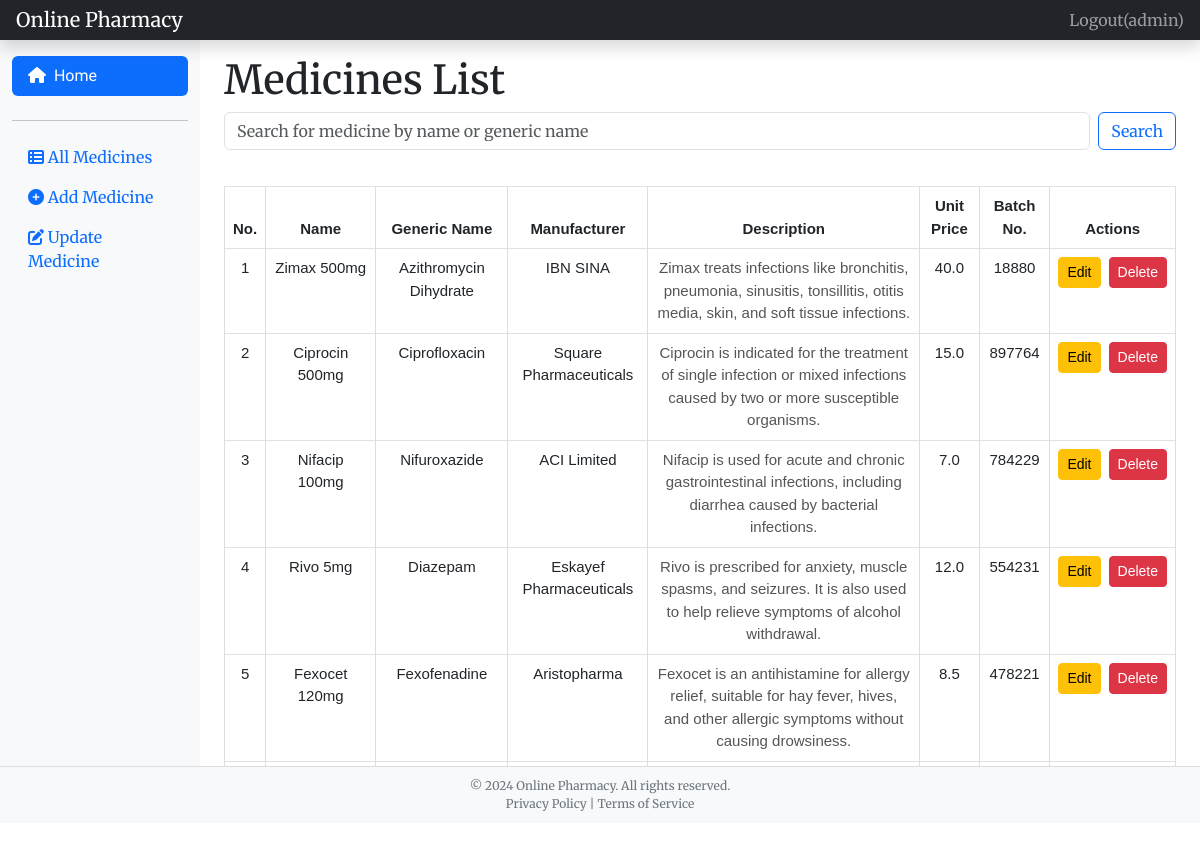
Page /medicines_list/ (signed in) on the committed database.
### medicine/models.py (models this page shows, shortened)
class Medicine(models.Model):
    name = models.CharField(max_length=100)
    generic_name = models.CharField(max_length=100)
    manufacturer = models.CharField(max_length=100)
    description = models.TextField()
    price = models.FloatField()
    batch_number = models.IntegerField()

### medicine/views.py (the view)
# urls.py: path('medicines_list/', MedicinesListView.as_view(), name='medicines-list'),
class MedicinesListView(View):
    def get(self, request):
        medicines = Medicine.objects.all()
        return render(request, 'medicines-list.html', {'medicines': medicines})

### templates/medicines-list.html (shortened to what this page needs)
{% extends 'base.html' %}
{% load static %}
{% block content %}
<main class="col-md-9 ms-sm-auto col-lg-10 px-md-4">
    <div class="pt-3">
        <h1>Medicines List</h1>
                <div class="mb-3">
        <form class="d-flex" role="search" action="{% url 'search' %}" method="GET">
            <input class="form-control me-2" type="search" name="q" placeholder="Search for medicine by name or generic name" aria-label="Search">
            <button class="btn btn-outline-primary" type="submit">Search</button>
        </form>
            </div>
        <div class="table-responsive" style="max-height: 600px; overflow-y: auto;">
            <table class="table table-bordered">
                <thead>
                    <tr>
                        <th>No.</th>
                        <th>Name</th>
                        <th>Generic Name</th>
                        <th>Manufacturer</th>
                        <th>Description</th>
                        <th>Unit Price</th>
                        <th>Batch No.</th>
                        {% if request.user.is_authenticated %}
                        <th>Actions</th>
                        {% endif %}
                    </tr>
                </thead>
                <tbody>
                    {% if medicines.exists %}
                        {% for medicine in medicines %}
                        <tr>
                            <td>{{ forloop.counter }}</td>
                            <td>{{ medicine.name }}</td>
                            <td>{{ medicine.generic_name }}</td>
                            <td>{{ medicine.manufacturer }}</td>
                            <td><small>{{ medicine.description }}</small></td>
                            <td>{{ medicine.price }}</td>
                            <td>{{ medicine.batch_number }}</td>
                            <td>
                                {% if request.user.is_authenticated %}
                                <div class="d-flex">
                                    <a href="{% url 'edit-medicine' medicine.id %}" class="btn btn-warning btn-sm me-2" style="flex: 1;">Edit</a>
                                    <form action="{% url 'delete-medicine' medicine.id %}" method="POST" style="flex: 1;">
                                        <button type="submit" class="btn btn-danger btn-sm w-100">Delete</button>
                                    </form>
                                </div>
                                {% endif %}
                            </td>
                        </tr>
                        {% endfor %}
                    {% else %}
                        <tr>
                            <td colspan="8" class="text-center">No medicines found.</td>
                        </tr>
                    {% endif %}
                </tbody>
            </table>
        </div>
    </div>
</main>
{% endblock %}

### templates/base.html (shortened to what this page needs)
<!doctype html>
{% load static %}
<html lang="en">
<head>
    <link rel="stylesheet" href="https://cdnjs.cloudflare.com/ajax/libs/bootstrap/5.3.0/css/bootstrap.min.css">
    <link rel="stylesheet" href="https://cdnjs.cloudflare.com/ajax/libs/font-awesome/6.0.0-beta3/css/all.min.css">
    <link rel="stylesheet" href="{% static 'css/main.css' %}">
</head>
<body>
<header class="navbar navbar-dark sticky-top bg-dark flex-md-nowrap p-0 shadow">
    <a class="navbar-brand col-md-3 col-lg-2 me-0 px-3" href="{% url 'index' %}">Online Pharmacy</a>
    <ul class="navbar-nav px-3 flex-row">
        {% if not request.user.is_authenticated %}
        <li class="nav-item text-nowrap">
            <a class="nav-link text-white" href="{% url 'login' %}">Login</a>
        </li>
        {% else %}
        <li class="nav-item text-nowrap ms-3">
            <form action="{% url 'logout' %}" method="post">
    <button class="nav-link" type="submit">Logout({{ request.user.username }})</button>
</form>
        </li>
        {% endif %}
    </ul>
</header>
<div class="container-fluid">
    <div class="row">
        <nav id="sidebarMenu" class="col-md-3 col-lg-2 d-md-block bg-light sidebar collapse">
            <div class="position-sticky pt-3">
                <ul class="nav flex-column">
                    <li class="nav-item">
                        <a class="nav-link text-white bg-primary py-2 mb-2 rounded dashboard" href="{% url 'index' %}">
                            <i class="fas fa-home"></i>&nbsp;&nbsp;Home
                        </a>
                    </li>
                    <hr>
                    <li class="nav-item">
                        <a class="nav-link active" href="{% url 'medicines-list' %}">
                            <i class="fas fa-th-list"></i> All Medicines
                        </a>
                    </li>
                    <li class="nav-item">
                        <a class="nav-link" href="{% url 'add-medicine' %}">
                            <i class="fas fa-plus-circle"></i> Add Medicine
                        </a>
                    </li>
                    <li class="nav-item">
                        <a class="nav-link" href="{% url 'update-medicines' %}">
                            <i class="fas fa-edit"></i> Update Medicine
                        </a>
                    </li>
                </ul>
            </div>
        </nav>
    {% block content %} {% endblock %}
    </div>
</div>
{% block footer %}
<footer style=" bottom: 10px; width: 100%; text-align: center; padding: 10px; background-color: #f8f9fa; border-top: 1px solid #ddd;">
    <p style="font-size: 12px; color: #6c757d; margin: 0;">&copy; 2024 Online Pharmacy. All rights reserved.</p>
    <p style="font-size: 12px; color: #6c757d; margin: 0;">Privacy Policy | Terms of Service</p>
</footer>
{% endblock %}
</body>
</html>

### medicine/static/css/main.css (style rules this page uses)
table { width: 100%; border-collapse: collapse; margin: 20px 0; font-family: Arial, sans-serif; font-size: 15px; }
th, td { padding: 5px; text-align: center; border: 1px solid #ddd; }
th { background-color: #f2f2f2; font-weight: bold; }
tr:nth-child(even) { background-color: #f9f9f9; }
small { font-size: 15px; color: #555; }

### templates/base.html (style rules this page uses)
body { font-family: 'Merriweather', serif; }
h3, .dashboard { font-family: 'Pattaya', sans-serif; }

### rows in the picture
Medicine: name "Zimax 500mg", generic_name "Azithromycin Dihydrate", manufacturer "IBN SINA", description "Zimax treats infections like bronchitis, pneumonia, sinusitis, tonsillitis, otitis media, skin, and soft tissue infections.", price "40.0", batch_number "18880", shows "Edit"
Medicine: name "Ciprocin 500mg", generic_name "Ciprofloxacin", manufacturer "Square Pharmaceuticals", description "Ciprocin is indicated for the treatment of single infection or mixed infections caused by two or more susceptible organisms.", price "15.0", batch_number "897764", shows "Edit"
Medicine: name "Nifacip 100mg", generic_name "Nifuroxazide", manufacturer "ACI Limited", description "Nifacip is used for acute and chronic gastrointestinal infections, including diarrhea caused by bacterial infections.", price "7.0", batch_number "784229", shows "Edit"
Medicine: name "Rivo 5mg", generic_name "Diazepam", manufacturer "Eskayef Pharmaceuticals", description "Rivo is prescribed for anxiety, muscle spasms, and seizures. It is also used to help relieve symptoms of alcohol withdrawal.", price "12.0", batch_number "554231", shows "Edit"
Medicine: name "Fexocet 120mg", generic_name "Fexofenadine", manufacturer "Aristopharma", description "Fexocet is an antihistamine for allergy relief, suitable for hay fever, hives, and other allergic symptoms without causing drowsiness.", price "8.5", batch_number "478221", shows "Edit"

### other values in the picture
{{ request.user.username }} "admin"
